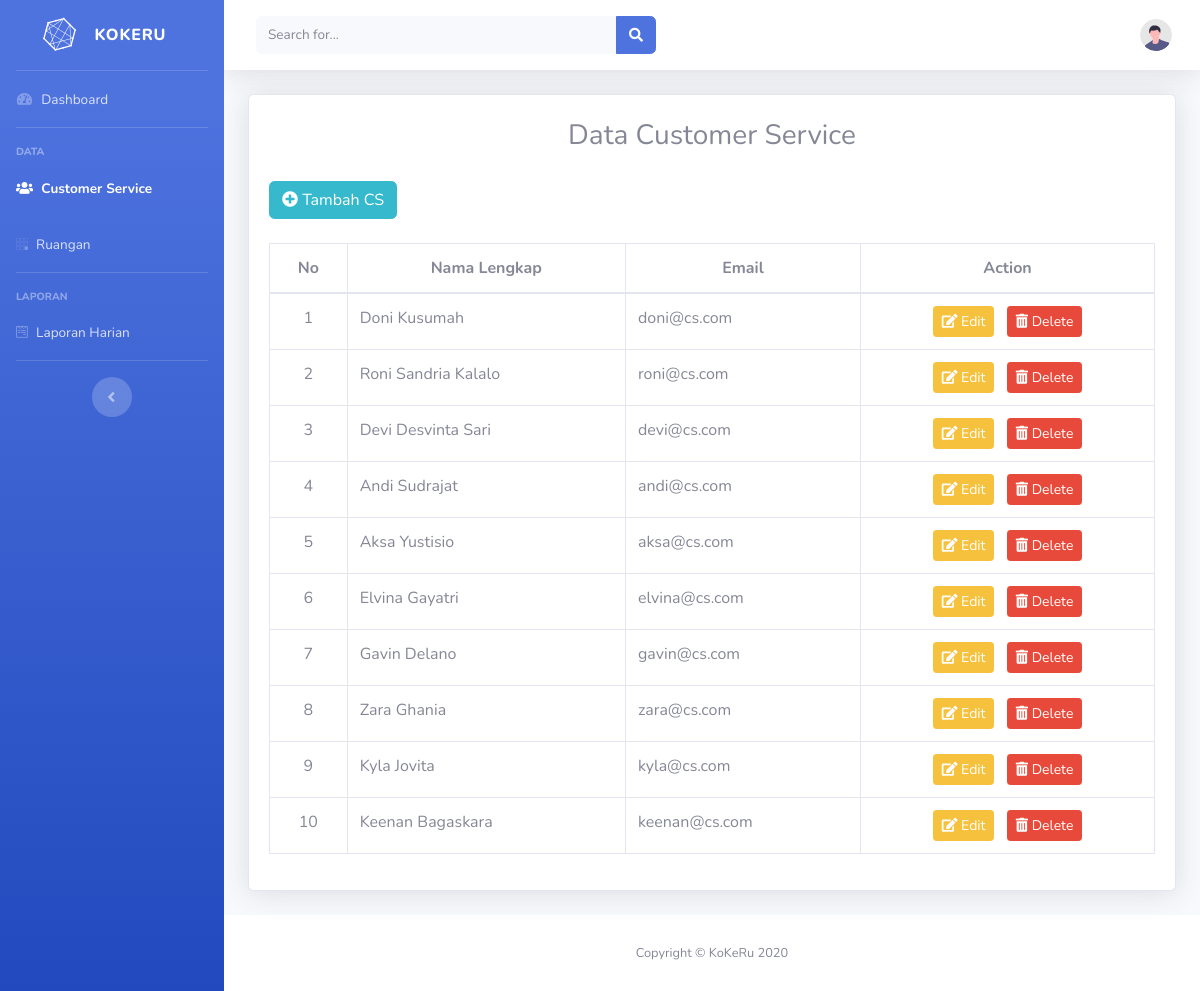
The page /manajer/data_cs.php on the database its author committed.
### tables this page shows
CREATE TABLE `cs` (
  `id_cs` int(11) NOT NULL,
  `nama_cs` varchar(50) NOT NULL,
  `email` varchar(50) NOT NULL
);

### manajer/data_cs.php (the view, shortened to what this page needs)
<?php include 'header.php'; ?>
      <li class="nav-item">
        <a class="nav-link" href="dashboard.php">
          <i class="fas fa-fw fa-tachometer-alt"></i>
          <span>Dashboard</span>
        </a>
      </li>
      <hr class="sidebar-divider">
      <div class="sidebar-heading">Data</div>
      <li class="nav-item active">
        <a class="nav-link" href="data_cs.php">
          <i class="fas fa-users"></i>
          <span>Customer Service</span>
        </a>
      </li>
      <li class="nav-item">
        <a class="nav-link" href="data_ruang.php">
          <i class="fab fa-buromobelexperte"></i>
          <span>Ruangan</span>
        </a>
      </li>
      <hr class="sidebar-divider">
      <div class="sidebar-heading">Laporan</div>
      <li class="nav-item">
        <a class="nav-link" href="laporan.php">
          <i class="fab fa-wpforms"></i>
          <span>Laporan Harian</span>
        </a>
      </li>
      <hr class="sidebar-divider d-none d-md-block">
      <div class="text-center d-none d-md-inline">
        <button class="rounded-circle border-0" id="sidebarToggle"></button>
      </div>
    </ul>
    <div id="content-wrapper" class="d-flex flex-column">
      <div id="content">
        <nav class="navbar navbar-expand navbar-light bg-white topbar mb-4 static-top shadow">
          <form class="d-none d-sm-inline-block form-inline mr-auto ml-md-3 my-2 my-md-0 mw-100 navbar-search">
            <div class="input-group">
              <input type="text" class="form-control bg-light border-0 small" placeholder="Search for..." aria-label="Search" aria-describedby="basic-addon2">
              <div class="input-group-append">
                <button class="btn btn-primary" type="button">
                  <i class="fas fa-search fa-sm"></i>
                </button>
              </div>
            </div>
          </form>
          <ul class="navbar-nav ml-auto">
            <li class="nav-item dropdown no-arrow">
              <a class="nav-link dropdown-toggle" href="#" id="userDropdown" role="button" data-toggle="dropdown" aria-haspopup="true" aria-expanded="false">
                <img class="img-profile rounded-circle" src="../assets2/img/undraw_profile.svg">
              </a>
            </li>
          </ul>
        </nav>
        <div class="container-fluid">
          <div class="card shadow mb-4">
            <br>
            <div class="col-12">
              <h3 class="row justify-content-center">Data Customer Service</h3>
            </div>
            <div class="card-body">
              <div class="table-responsive">
                <table class="table table-bordered" id="dataTable" width="100%" cellspacing="0">
                  <a class="btn btn-info" href="add_cs.php"><i class="fas fa-plus-circle"></i> Tambah CS</a> <br><br>
                  <thead class="text-center">
                    <tr>
                      <th>No</th>
                      <th>Nama Lengkap</th>
                      <th>Email</th>
                      <th>Action</th>
                    </tr>
                  </thead>
                  <tbody>
                    <?php
                      $query = "SELECT * FROM cs ORDER BY id_cs";
                      $result = $db->query($query);
                      $i = 1;
                      while ($row = $result->fetch_object()) {
                        echo '<tr>';
                        echo '<td class="text-center">'.$i.'</td>';
                        echo '<td>'.$row->nama_cs.'</td>';
                        echo '<td>'.$row->email.'</td>';
                        echo '<td class="text-center">
                                <a class="btn btn-warning btn-sm" href="edit_cs.php?id='.$row->id_cs.'"><i class="fas fa-edit"></i> Edit</a>&nbsp;&nbsp;
                                <a class="btn btn-danger btn-sm" href="delete_cs.php?id='.$row->nama_cs.'"><i class="fas fa-trash-alt"></i> Delete</a>
                              </td>';
                        echo '</tr>';
                        $i++;
                      }
                      echo '</tbody>';
                      echo '</table>';
                    ?>
              </div>
            </div>
          </div>
        </div>
<?php include 'footer.php'; ?>

### rows shown on the page
cs: nama_cs "Doni Kusumah", email "doni@cs.com"
cs: nama_cs "Roni Sandria Kalalo", email "roni@cs.com"
cs: nama_cs "Devi Desvinta Sari", email "devi@cs.com"
cs: nama_cs "Andi Sudrajat", email "andi@cs.com"
cs: nama_cs "Aksa Yustisio", email "aksa@cs.com"
cs: nama_cs "Elvina Gayatri", email "elvina@cs.com"
cs: nama_cs "Gavin Delano", email "gavin@cs.com"
cs: nama_cs "Zara Ghania", email "zara@cs.com"
cs: nama_cs "Kyla Jovita", email "kyla@cs.com"
cs: nama_cs "Keenan Bagaskara", email "keenan@cs.com"
